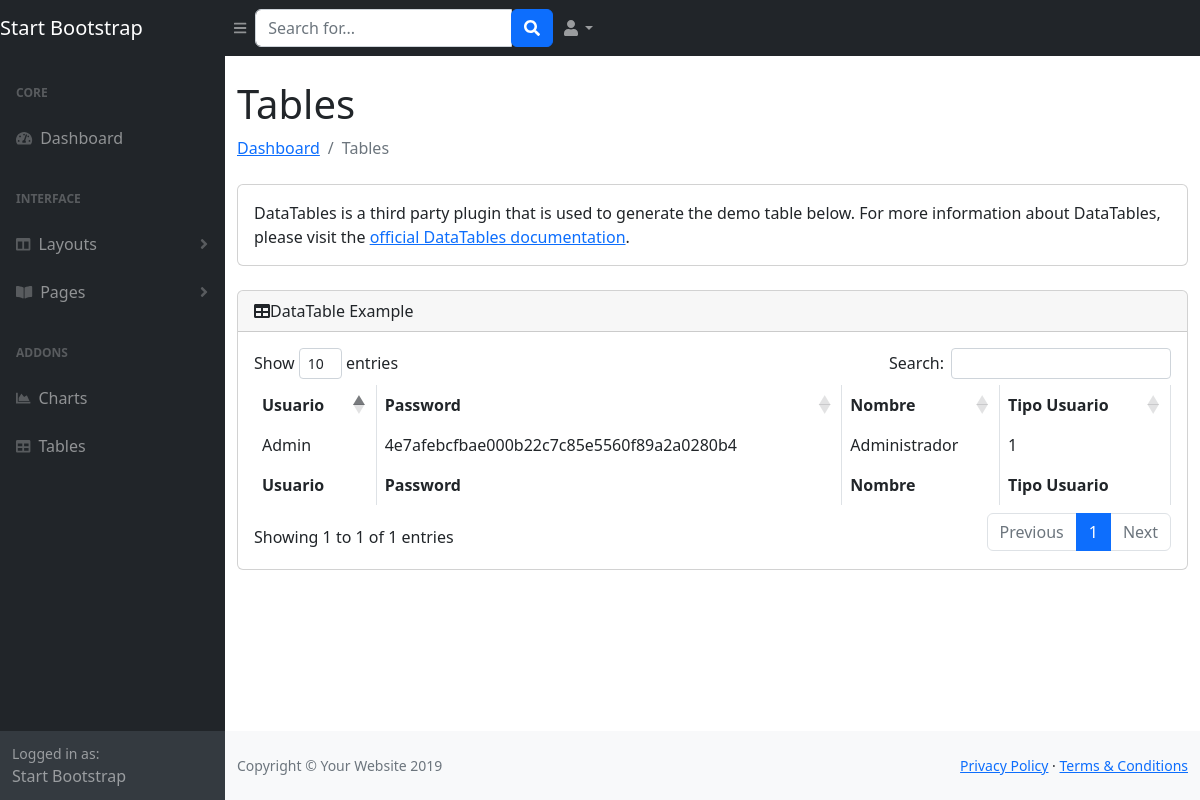
Screenshot of /SistemaAsistencias/PHP/tabla.php (signed in) with the database file from the repository.
### tables this page shows
CREATE TABLE `usuarios` (
  `id` int(11) NOT NULL,
  `usuario` varchar(40) NOT NULL,
  `password` varchar(50) NOT NULL,
  `nombre` varchar(80) NOT NULL,
  `tipo_usuario` int(11) NOT NULL,
  `imagen` blob NOT NULL
);

### SistemaAsistencias/PHP/tabla.php (the view, shortened to what this page needs)
<?php
	require 'conexion.php';
	$id = $_SESSION['id'];
	$tipo_usuario = $_SESSION['tipo_usuario'];
	if($tipo_usuario == 1){
		$where = "";
		} else if($tipo_usuario == 2){
		$where = "WHERE id=$id";
	}
	$sql = "SELECT * FROM usuarios $where";
	$resultado = $mysqli->query($sql);
?>
<!DOCTYPE html>
<html lang="en">
    <head>
		<link href="css/styles.css" rel="stylesheet" />
		<link href="https://cdn.datatables.net/1.10.20/css/dataTables.bootstrap4.min.css" rel="stylesheet" />
	</head>
	<body class="sb-nav-fixed">
		<nav class="sb-topnav navbar navbar-expand navbar-dark bg-dark">
			<a class="navbar-brand" href="index.html">Start Bootstrap</a><button class="btn btn-link btn-sm order-1 order-lg-0" id="sidebarToggle" href="#"><i class="fas fa-bars"></i></button
			>
			<form class="d-none d-md-inline-block form-inline ml-auto mr-0 mr-md-3 my-2 my-md-0">
				<div class="input-group">
					<input class="form-control" type="text" placeholder="Search for..." aria-label="Search" aria-describedby="basic-addon2" />
					<div class="input-group-append">
						<button class="btn btn-primary" type="button"><i class="fas fa-search"></i></button>
					</div>
				</div>
			</form>
			<ul class="navbar-nav ml-auto ml-md-0">
				<li class="nav-item dropdown">
					<a class="nav-link dropdown-toggle" id="userDropdown" href="#" role="button" data-toggle="dropdown" aria-haspopup="true" aria-expanded="false"><i class="fas fa-user fa-fw"></i></a>
				</li>
			</ul>
		</nav>
		<div id="layoutSidenav">
			<div id="layoutSidenav_nav">
				<nav class="sb-sidenav accordion sb-sidenav-dark" id="sidenavAccordion">
					<div class="sb-sidenav-menu">
						<div class="nav">
							<div class="sb-sidenav-menu-heading">Core</div>
							<a class="nav-link" href="index.html"
							><div class="sb-nav-link-icon"><i class="fas fa-tachometer-alt"></i></div>
								Dashboard</a
							>
							<div class="sb-sidenav-menu-heading">Interface</div>
							<a class="nav-link collapsed" href="#" data-toggle="collapse" data-target="#collapseLayouts" aria-expanded="false" aria-controls="collapseLayouts"
							><div class="sb-nav-link-icon"><i class="fas fa-columns"></i></div>
								Layouts
								<div class="sb-sidenav-collapse-arrow"><i class="fas fa-angle-down"></i></div
								></a>
								<a class="nav-link collapsed" href="#" data-toggle="collapse" data-target="#collapsePages" aria-expanded="false" aria-controls="collapsePages"
								><div class="sb-nav-link-icon"><i class="fas fa-book-open"></i></div>
									Pages
									<div class="sb-sidenav-collapse-arrow"><i class="fas fa-angle-down"></i></div
									></a>
									<div class="sb-sidenav-menu-heading">Addons</div>
									<a class="nav-link" href="charts.html"
									><div class="sb-nav-link-icon"><i class="fas fa-chart-area"></i></div>
										Charts</a
									><a class="nav-link" href="tables.html"
									><div class="sb-nav-link-icon"><i class="fas fa-table"></i></div>
										Tables</a
									>
						</div>
					</div>
					<div class="sb-sidenav-footer">
						<div class="small">Logged in as:</div>
						Start Bootstrap
					</div>
				</nav>
			</div>
			<div id="layoutSidenav_content">
				<main>
					<div class="container-fluid">
						<h1 class="mt-4">Tables</h1>
						<ol class="breadcrumb mb-4">
							<li class="breadcrumb-item"><a href="index.html">Dashboard</a></li>
							<li class="breadcrumb-item active">Tables</li>
						</ol>
						<div class="card mb-4">
							<div class="card-body">DataTables is a third party plugin that is used to generate the demo table below. For more information about DataTables, please visit the <a target="_blank" href="https://datatables.net/">official DataTables documentation</a>.</div>
						</div>
						<div class="card mb-4">
							<div class="card-header"><i class="fas fa-table mr-1"></i>DataTable Example</div>
							<div class="card-body">
								<div class="table-responsive">
									<table class="table table-bordered" id="dataTable" width="100%" cellspacing="0">
										<thead>
											<tr>
												<th>Usuario</th>
												<th>Password</th>
												<th>Nombre</th>
												<th>Tipo Usuario</th>
											</tr>
										</thead>
										<tfoot>
											<tr>
												<th>Usuario</th>
												<th>Password</th>
												<th>Nombre</th>
												<th>Tipo Usuario</th>
											</tr>
										</tfoot>
										<tbody>
											<?php while($row = $resultado->fetch_assoc()) { ?>
												<tr>
													<td><?php echo $row['usuario']; ?></td>
													<td><?php echo $row['password']; ?></td>
													<td><?php echo $row['nombre']; ?></td>
													<td><?php echo $row['tipo_usuario']; ?></td>
												</tr>
											<?php } ?>
										</tbody>
									</table>
								</div>
								</div>
								</div>
											</div>
					</main>
					<footer class="py-4 bg-light mt-auto">
						<div class="container-fluid">
						<div class="d-flex align-items-center justify-content-between small">
					<div class="text-muted">Copyright &copy; Your Website 2019</div>
					<div>
						<a href="#">Privacy Policy</a>
						&middot;
						<a href="#">Terms &amp; Conditions</a>
					</div>
					</div>
					</div>
				</footer>
			</div>
		</div>
	</body>
</html>

### rows the page displays
usuarios: usuario "Admin", password "4e7afebcfbae000b22c7c85e5560f89a2a0280b4", nombre "Administrador", tipo_usuario "1"
